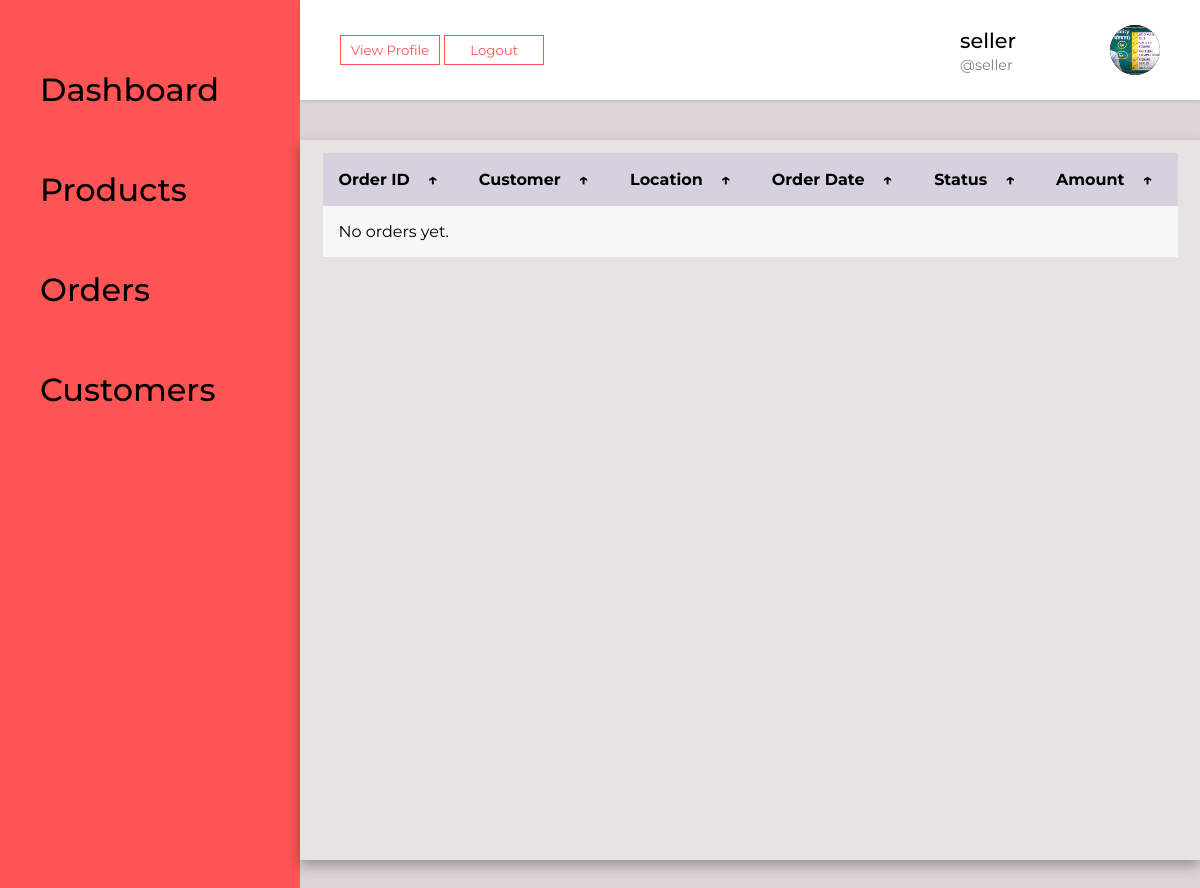
The page /seller/orders/ (signed in) on the database as committed earlier.
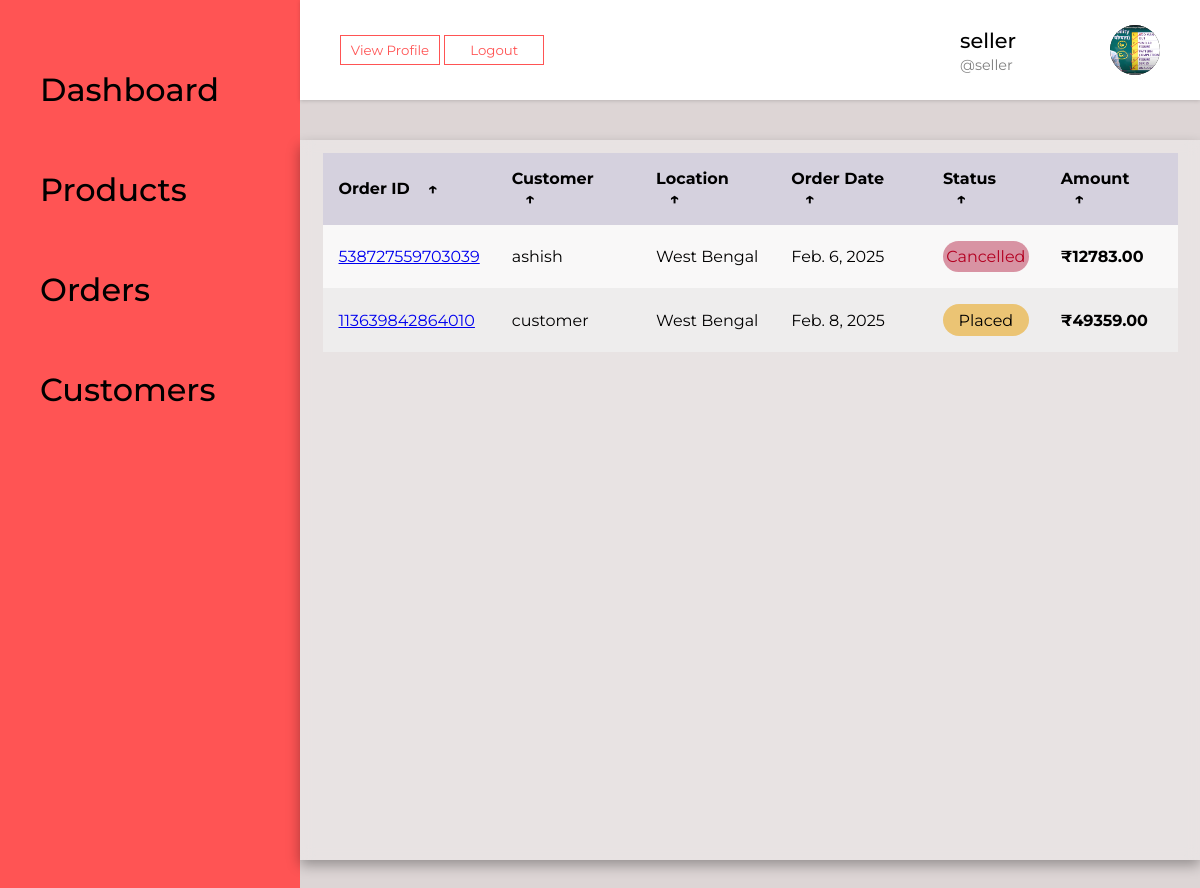
The same page on the database as committed later.
### core/models.py (models this page shows, shortened)
class Order(models.Model):
    STATUS_CHOICES = [
        ('Placed', 'Placed'),
        ('Shipped', 'Shipped'),
        ('Delivered', 'Delivered'),
        ('Cancelled', 'Cancelled')
    ]
    user = models.ForeignKey(User, on_delete=models.CASCADE)
    order_id = models.CharField(max_length=20, unique=True, editable=False)
    date_ordered = models.DateField(auto_now_add=True)
    complete = models.BooleanField(default=False)
    status = models.CharField(
        max_length=20,
        choices=STATUS_CHOICES,
        default='Placed'  # Default status is "Placed" when an order is created
    )
    shipping_address = models.CharField(max_length=255)
    shipping_city = models.CharField(max_length=100)
    shipping_state = models.CharField(max_length=100)
    shipping_zip = models.CharField(max_length=20)
    def get_cart_total(self):
        return sum(item.get_total() for item in self.orderitem_set.all())

class OrderItem(models.Model):
    order = models.ForeignKey(Order, on_delete=models.CASCADE)
    painting = models.ForeignKey(Painting, on_delete=models.CASCADE)
    quantity = models.PositiveIntegerField(default=1)
    def get_total(self):
        return self.painting.price * self.quantity

class Painting(models.Model):
    title = models.CharField(max_length=100)
    description = models.TextField()
    category = models.ForeignKey(Category, on_delete=models.CASCADE, related_name='paintings', default=None)
    image = models.ImageField(upload_to="products_images/", default=None, null=True )
    rating = models.DecimalField(decimal_places=1, max_digits=3, default=0.0, null=True)
    price = models.DecimalField(decimal_places=2, max_digits=10, default=1000.00, null=True)
    is_new = models.BooleanField(default=False)
    is_selling = models.BooleanField(default=False)
    seller = models.ForeignKey(
        settings.AUTH_USER_MODEL,
        on_delete=models.CASCADE,
        limit_choices_to={'profile__is_seller': True},
        related_name='paintings'
    )

### core/views.py (the view)
# urls.py: path('seller/orders/', views.seller_orders, name='seller_orders'),
@login_required
def seller_orders(request):
    seller = request.user
    orders = Order.objects.filter(orderitem__painting__seller=seller).distinct()
    context = {
        'orders': orders
    }
    return render(request, 'seller orders.html', context)

### templates/seller orders.html (shortened to what this page needs)
{% extends "sellar dashboard.html" %}
{% block seller-css %}
<link rel="stylesheet" href="/static/css/seller orders.css">
{% endblock %}
{% block dasboard-content %}
<div class="order-body">
    <main class="table" id="customers_table">
        <section class="table__body">
            <table>
                <thead>
                    <tr>
                        <th> Order ID <span class="icon-arrow">&UpArrow;</span></th>
                        <th> Customer <span class="icon-arrow">&UpArrow;</span></th>
                        <th> Location <span class="icon-arrow">&UpArrow;</span></th>
                        <th> Order Date <span class="icon-arrow">&UpArrow;</span></th>
                        <th> Status <span class="icon-arrow">&UpArrow;</span></th>
                        <th> Amount <span class="icon-arrow">&UpArrow;</span></th>
                    </tr>
                </thead>
                <tbody>
                    {% for order in orders %}
                        <tr>
                            <td> <a href="{% url 'seller_order_detail' order.id %}">{{ order.order_id }}</a> </td>
                            <td> {{ order.user.username }}</td>
                            <td> {{ order.shipping_state }} </td>
                            <td> {{ order.date_ordered }} </td>
                            <td>
                                <p class="status {{ order.status }}">{{ order.status }}</p>
                            </td>
                            <td> <strong> ₹{{ order.get_cart_total }} </strong></td>
                        </tr>
                        {% empty %}
                        <tr>
                            <td colspan="6">No orders yet.</td>
                        </tr>
                        {% endfor %}
                </tbody>
            </table>
        </section>
    </main>
</div>
{% endblock %}

Rows that differ between the two databases and show on the page:
added Order: order_id "538727559703039", user.username "ashish", shipping_state "West Bengal", date_ordered "Feb. 6, 2025", status "Cancelled", get_cart_total "12783.00"
added Order: order_id "113639842864010", user.username "customer", shipping_state "West Bengal", date_ordered "Feb. 8, 2025", status "Placed", get_cart_total "49359.00"
Other text that changed with them:
text no longer shown: "No orders yet."
